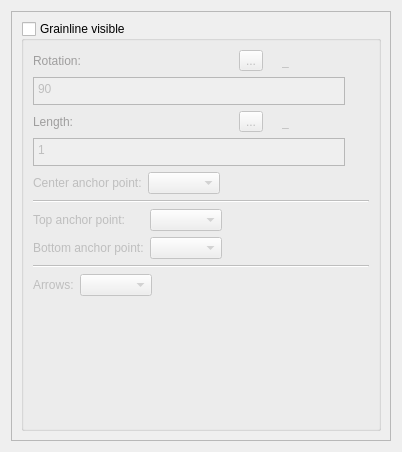
<?xml version="1.0" encoding="UTF-8"?>
<ui version="4.0">
 <class>GrainlineTab</class>
 <widget class="QWidget" name="GrainlineTab">
  <property name="geometry">
   <rect>
    <x>0</x>
    <y>0</y>
    <width>402</width>
    <height>452</height>
   </rect>
  </property>
  <property name="windowTitle">
   <string notr="true">Form</string>
  </property>
  <property name="windowIcon">
   <iconset resource="../../../../../vmisc/share/resources/icon.qrc">
    <normaloff>:/icon/64x64/icon64x64.png</normaloff>:/icon/64x64/icon64x64.png</iconset>
  </property>
  <layout class="QVBoxLayout" name="verticalLayout">
   <item>
    <widget class="QScrollArea" name="scrollArea">
     <property name="widgetResizable">
      <bool>true</bool>
     </property>
     <widget class="QWidget" name="scrollAreaWidgetContents">
      <property name="geometry">
       <rect>
        <x>0</x>
        <y>0</y>
        <width>382</width>
        <height>432</height>
       </rect>
      </property>
      <layout class="QVBoxLayout" name="verticalLayout_2">
       <item>
        <widget class="QGroupBox" name="grainline_GroupBox">
         <property name="title">
          <string>Grainline visible</string>
         </property>
         <property name="checkable">
          <bool>true</bool>
         </property>
         <property name="checked">
          <bool>false</bool>
         </property>
         <layout class="QVBoxLayout" name="verticalLayout_10">
          <item>
           <layout class="QHBoxLayout" name="horizontalLayout_11">
            <item alignment="Qt::AlignLeft">
             <widget class="QLabel" name="labelEditRot">
              <property name="sizePolicy">
               <sizepolicy hsizetype="Fixed" vsizetype="Preferred">
                <horstretch>0</horstretch>
                <verstretch>0</verstretch>
               </sizepolicy>
              </property>
              <property name="palette">
               <palette>
                <active>
                 <colorrole role="WindowText">
                  <brush brushstyle="SolidPattern">
                   <color alpha="255">
                    <red>255</red>
                    <green>0</green>
                    <blue>0</blue>
                   </color>
                  </brush>
                 </colorrole>
                </active>
                <inactive>
                 <colorrole role="WindowText">
                  <brush brushstyle="SolidPattern">
                   <color alpha="255">
                    <red>255</red>
                    <green>0</green>
                    <blue>0</blue>
                   </color>
                  </brush>
                 </colorrole>
                </inactive>
                <disabled>
                 <colorrole role="WindowText">
                  <brush brushstyle="SolidPattern">
                   <color alpha="255">
                    <red>159</red>
                    <green>158</green>
                    <blue>158</blue>
                   </color>
                  </brush>
                 </colorrole>
                </disabled>
               </palette>
              </property>
              <property name="text">
               <string>Rotation:</string>
              </property>
             </widget>
            </item>
            <item>
             <spacer name="horizontalSpacer_4">
              <property name="orientation">
               <enum>Qt::Horizontal</enum>
              </property>
              <property name="sizeHint" stdset="0">
               <size>
                <width>40</width>
                <height>20</height>
               </size>
              </property>
             </spacer>
            </item>
            <item alignment="Qt::AlignRight">
             <widget class="QToolButton" name="rotation_PushButton">
              <property name="toolTip">
               <string>Formula wizard</string>
              </property>
              <property name="text">
               <string notr="true">...</string>
              </property>
              <property name="icon">
               <iconset resource="../../../../../vmisc/share/resources/icon.qrc">
                <normaloff>:/icon/24x24/fx.png</normaloff>:/icon/24x24/fx.png</iconset>
              </property>
              <property name="iconSize">
               <size>
                <width>24</width>
                <height>24</height>
               </size>
              </property>
             </widget>
            </item>
            <item alignment="Qt::AlignRight">
             <widget class="QLabel" name="labelEqual">
              <property name="text">
               <string/>
              </property>
              <property name="pixmap">
               <pixmap resource="../../../../../vmisc/share/resources/icon.qrc">:/icon/24x24/equal.png</pixmap>
              </property>
             </widget>
            </item>
            <item alignment="Qt::AlignRight">
             <widget class="QLabel" name="labelRot">
              <property name="sizePolicy">
               <sizepolicy hsizetype="Fixed" vsizetype="Preferred">
                <horstretch>0</horstretch>
                <verstretch>0</verstretch>
               </sizepolicy>
              </property>
              <property name="minimumSize">
               <size>
                <width>87</width>
                <height>0</height>
               </size>
              </property>
              <property name="baseSize">
               <size>
                <width>0</width>
                <height>0</height>
               </size>
              </property>
              <property name="toolTip">
               <string>Value</string>
              </property>
              <property name="text">
               <string notr="true">_</string>
              </property>
             </widget>
            </item>
           </layout>
          </item>
          <item>
           <layout class="QHBoxLayout" name="horizontalLayout_12">
            <item>
             <widget class="QPlainTextEdit" name="rotationFormula_LineEdit">
              <property name="sizePolicy">
               <sizepolicy hsizetype="Expanding" vsizetype="Preferred">
                <horstretch>0</horstretch>
                <verstretch>0</verstretch>
               </sizepolicy>
              </property>
              <property name="maximumSize">
               <size>
                <width>16777215</width>
                <height>28</height>
               </size>
              </property>
              <property name="toolTip">
               <string>Calculation</string>
              </property>
              <property name="tabChangesFocus">
               <bool>true</bool>
              </property>
              <property name="plainText">
               <string notr="true">90</string>
              </property>
             </widget>
            </item>
            <item>
             <widget class="QPushButton" name="showRotation_PushButton">
              <property name="maximumSize">
               <size>
                <width>18</width>
                <height>18</height>
               </size>
              </property>
              <property name="sizeIncrement">
               <size>
                <width>0</width>
                <height>0</height>
               </size>
              </property>
              <property name="toolTip">
               <string>&lt;html&gt;&lt;head/&gt;&lt;body&gt;&lt;p&gt;Show full calculation in message box&lt;/p&gt;&lt;/body&gt;&lt;/html&gt;</string>
              </property>
              <property name="text">
               <string notr="true"/>
              </property>
              <property name="icon">
               <iconset theme="go-down">
                <normaloff>../</normaloff>../</iconset>
              </property>
              <property name="iconSize">
               <size>
                <width>16</width>
                <height>16</height>
               </size>
              </property>
              <property name="flat">
               <bool>true</bool>
              </property>
             </widget>
            </item>
           </layout>
          </item>
          <item>
           <layout class="QHBoxLayout" name="horizontalLayout_13">
            <item alignment="Qt::AlignLeft">
             <widget class="QLabel" name="labelEditLen">
              <property name="sizePolicy">
               <sizepolicy hsizetype="Fixed" vsizetype="Preferred">
                <horstretch>0</horstretch>
                <verstretch>0</verstretch>
               </sizepolicy>
              </property>
              <property name="palette">
               <palette>
                <active>
                 <colorrole role="WindowText">
                  <brush brushstyle="SolidPattern">
                   <color alpha="255">
                    <red>255</red>
                    <green>0</green>
                    <blue>0</blue>
                   </color>
                  </brush>
                 </colorrole>
                </active>
                <inactive>
                 <colorrole role="WindowText">
                  <brush brushstyle="SolidPattern">
                   <color alpha="255">
                    <red>255</red>
                    <green>0</green>
                    <blue>0</blue>
                   </color>
                  </brush>
                 </colorrole>
                </inactive>
                <disabled>
                 <colorrole role="WindowText">
                  <brush brushstyle="SolidPattern">
                   <color alpha="255">
                    <red>159</red>
                    <green>158</green>
                    <blue>158</blue>
                   </color>
                  </brush>
                 </colorrole>
                </disabled>
               </palette>
              </property>
              <property name="text">
               <string>Length:</string>
              </property>
             </widget>
            </item>
            <item>
             <spacer name="horizontalSpacer_5">
              <property name="orientation">
               <enum>Qt::Horizontal</enum>
              </property>
              <property name="sizeHint" stdset="0">
               <size>
                <width>40</width>
                <height>20</height>
               </size>
              </property>
             </spacer>
            </item>
            <item alignment="Qt::AlignRight">
             <widget class="QToolButton" name="length_PushButton">
              <property name="toolTip">
               <string>Formula wizard</string>
              </property>
              <property name="text">
               <string notr="true">...</string>
              </property>
              <property name="icon">
               <iconset resource="../../../../../vmisc/share/resources/icon.qrc">
                <normaloff>:/icon/24x24/fx.png</normaloff>:/icon/24x24/fx.png</iconset>
              </property>
              <property name="iconSize">
               <size>
                <width>24</width>
                <height>24</height>
               </size>
              </property>
             </widget>
            </item>
            <item alignment="Qt::AlignRight">
             <widget class="QLabel" name="labelEqual_2">
              <property name="text">
               <string/>
              </property>
              <property name="pixmap">
               <pixmap resource="../../../../../vmisc/share/resources/icon.qrc">:/icon/24x24/equal.png</pixmap>
              </property>
             </widget>
            </item>
            <item alignment="Qt::AlignRight">
             <widget class="QLabel" name="labelLen">
              <property name="sizePolicy">
               <sizepolicy hsizetype="Fixed" vsizetype="Preferred">
                <horstretch>0</horstretch>
                <verstretch>0</verstretch>
               </sizepolicy>
              </property>
              <property name="minimumSize">
               <size>
                <width>87</width>
                <height>0</height>
               </size>
              </property>
              <property name="baseSize">
               <size>
                <width>0</width>
                <height>0</height>
               </size>
              </property>
              <property name="toolTip">
               <string>Value</string>
              </property>
              <property name="text">
               <string notr="true">_</string>
              </property>
             </widget>
            </item>
           </layout>
          </item>
          <item>
           <layout class="QHBoxLayout" name="horizontalLayout_14">
            <item>
             <widget class="QPlainTextEdit" name="lengthFormula_LineEdit">
              <property name="sizePolicy">
               <sizepolicy hsizetype="Expanding" vsizetype="Preferred">
                <horstretch>0</horstretch>
                <verstretch>0</verstretch>
               </sizepolicy>
              </property>
              <property name="maximumSize">
               <size>
                <width>16777215</width>
                <height>28</height>
               </size>
              </property>
              <property name="toolTip">
               <string>Calculation</string>
              </property>
              <property name="tabChangesFocus">
               <bool>true</bool>
              </property>
              <property name="plainText">
               <string notr="true">1</string>
              </property>
             </widget>
            </item>
            <item>
             <widget class="QPushButton" name="showLength_PushButton">
              <property name="maximumSize">
               <size>
                <width>18</width>
                <height>18</height>
               </size>
              </property>
              <property name="sizeIncrement">
               <size>
                <width>0</width>
                <height>0</height>
               </size>
              </property>
              <property name="toolTip">
               <string>&lt;html&gt;&lt;head/&gt;&lt;body&gt;&lt;p&gt;Show full calculation in message box&lt;/p&gt;&lt;/body&gt;&lt;/html&gt;</string>
              </property>
              <property name="text">
               <string notr="true"/>
              </property>
              <property name="icon">
               <iconset theme="go-down">
                <normaloff>../</normaloff>../</iconset>
              </property>
              <property name="iconSize">
               <size>
                <width>16</width>
                <height>16</height>
               </size>
              </property>
              <property name="flat">
               <bool>true</bool>
              </property>
             </widget>
            </item>
           </layout>
          </item>
          <item>
           <layout class="QFormLayout" name="formLayout_8">
            <property name="fieldGrowthPolicy">
             <enum>QFormLayout::ExpandingFieldsGrow</enum>
            </property>
            <item row="0" column="0">
             <widget class="QLabel" name="labelCenter">
              <property name="text">
               <string>Center anchor point:</string>
              </property>
             </widget>
            </item>
            <item row="0" column="1">
             <widget class="QComboBox" name="grainlineCenterPin_ComboBox"/>
            </item>
           </layout>
          </item>
          <item>
           <widget class="Line" name="line">
            <property name="orientation">
             <enum>Qt::Horizontal</enum>
            </property>
           </widget>
          </item>
          <item>
           <layout class="QFormLayout" name="formLayout_7">
            <property name="fieldGrowthPolicy">
             <enum>QFormLayout::ExpandingFieldsGrow</enum>
            </property>
            <item row="0" column="0">
             <widget class="QLabel" name="labelGrainlineTopPin">
              <property name="text">
               <string>Top anchor point:</string>
              </property>
             </widget>
            </item>
            <item row="0" column="1">
             <widget class="QComboBox" name="grainlineTopPin_ComboBox"/>
            </item>
            <item row="1" column="0">
             <widget class="QLabel" name="labelGrainlineBottomPin">
              <property name="text">
               <string>Bottom anchor point:</string>
              </property>
             </widget>
            </item>
            <item row="1" column="1">
             <widget class="QComboBox" name="grainlineBottomPin_ComboBox"/>
            </item>
           </layout>
          </item>
          <item>
           <widget class="Line" name="line_2">
            <property name="orientation">
             <enum>Qt::Horizontal</enum>
            </property>
           </widget>
          </item>
          <item>
           <layout class="QFormLayout" name="formLayout">
            <property name="fieldGrowthPolicy">
             <enum>QFormLayout::ExpandingFieldsGrow</enum>
            </property>
            <item row="0" column="0">
             <widget class="QLabel" name="labelEditLen_2">
              <property name="sizePolicy">
               <sizepolicy hsizetype="Fixed" vsizetype="Preferred">
                <horstretch>0</horstretch>
                <verstretch>0</verstretch>
               </sizepolicy>
              </property>
              <property name="text">
               <string>Arrows:</string>
              </property>
             </widget>
            </item>
            <item row="0" column="1">
             <widget class="QComboBox" name="arrow_ComboBox"/>
            </item>
           </layout>
          </item>
          <item>
           <spacer name="verticalSpacer_2">
            <property name="orientation">
             <enum>Qt::Vertical</enum>
            </property>
            <property name="sizeHint" stdset="0">
             <size>
              <width>20</width>
              <height>40</height>
             </size>
            </property>
           </spacer>
          </item>
         </layout>
        </widget>
       </item>
      </layout>
     </widget>
    </widget>
   </item>
  </layout>
 </widget>
 <resources>
  <include location="../../../../../vmisc/share/resources/icon.qrc"/>
 </resources>
 <connections/>
</ui>
